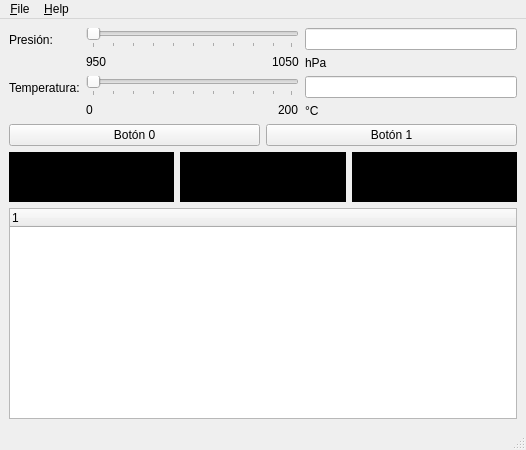
<?xml version="1.0" encoding="UTF-8"?>
<ui version="4.0">
 <class>MainWindow</class>
 <widget class="QMainWindow" name="MainWindow">
  <property name="geometry">
   <rect>
    <x>0</x>
    <y>0</y>
    <width>526</width>
    <height>450</height> <!-- Aumenté la altura para acomodar los LEDs -->
   </rect>
  </property>
  <property name="windowTitle">
   <string>Esclavo Modbus TCP</string>
  </property>
  <widget class="QWidget" name="centralwidget">
   <layout class="QFormLayout" name="formLayout">
    <item row="0" column="0">
     <widget class="QLabel" name="labelPressure">
      <property name="text">
       <string>Presión:</string>
      </property>
     </widget>
    </item>
    <item row="0" column="1">
     <layout class="QGridLayout" name="gridLayoutPressure">
      <item row="0" column="0">
       <widget class="QSlider" name="sliderPressure">
        <property name="orientation">
         <enum>Qt::Orientation::Horizontal</enum>
        </property>
        <property name="tickPosition">
         <enum>QSlider::TickPosition::TicksBelow</enum>
        </property>
        <property name="tickInterval">
         <number>10</number>
        </property>
       </widget>
      </item>
      <item row="1" column="0">
       <layout class="QHBoxLayout" name="layoutPressureLimits">
        <item>
         <widget class="QLabel" name="labelPressureMin">
          <property name="text">
           <string>950</string>
          </property>
         </widget>
        </item>
        <item>
         <spacer name="horizontalSpacerPressure">
          <property name="orientation">
           <enum>Qt::Orientation::Horizontal</enum>
          </property>
          <property name="sizeHint" stdset="0">
           <size>
            <width>0</width>
            <height>0</height>
           </size>
          </property>
         </spacer>
        </item>
        <item>
         <widget class="QLabel" name="labelPressureMax">
          <property name="text">
           <string>1050</string>
          </property>
         </widget>
        </item>
       </layout>
      </item>
      <item row="0" column="1" rowspan="2">
       <layout class="QVBoxLayout" name="layoutPressureValue">
        <item>
         <widget class="QLineEdit" name="editPressure"/>
        </item>
        <item>
         <widget class="QLabel" name="labelPressureUnit">
          <property name="text">
           <string>hPa</string>
          </property>
         </widget>
        </item>
       </layout>
      </item>
     </layout>
    </item>
    <item row="1" column="0">
     <widget class="QLabel" name="labelTemperature">
      <property name="text">
       <string>Temperatura:</string>
      </property>
     </widget>
    </item>
    <item row="1" column="1">
     <layout class="QGridLayout" name="gridLayoutTemperature">
      <item row="0" column="0">
       <widget class="QSlider" name="sliderTemperature">
        <property name="orientation">
         <enum>Qt::Orientation::Horizontal</enum>
        </property>
        <property name="tickPosition">
         <enum>QSlider::TickPosition::TicksBelow</enum>
        </property>
        <property name="tickInterval">
         <number>10</number>
        </property>
       </widget>
      </item>
      <item row="1" column="0">
       <layout class="QHBoxLayout" name="layoutTemperatureLimits">
        <item>
         <widget class="QLabel" name="labelTemperatureMin">
          <property name="text">
           <string>0</string>
          </property>
         </widget>
        </item>
        <item>
         <spacer name="horizontalSpacerTemperature">
          <property name="orientation">
           <enum>Qt::Orientation::Horizontal</enum>
          </property>
          <property name="sizeHint" stdset="0">
           <size>
            <width>0</width>
            <height>0</height>
           </size>
          </property>
         </spacer>
        </item>
        <item>
         <widget class="QLabel" name="labelTemperatureMax">
          <property name="text">
           <string>200</string>
          </property>
         </widget>
        </item>
       </layout>
      </item>
      <item row="0" column="1" rowspan="2">
       <layout class="QVBoxLayout" name="layoutTemperatureValue">
        <item>
         <widget class="QLineEdit" name="editTemperature"/>
        </item>
        <item>
         <widget class="QLabel" name="labelTemperatureUnit">
          <property name="text">
           <string>°C</string>
          </property>
         </widget>
        </item>
       </layout>
      </item>
     </layout>
    </item>
    <item row="2" column="0" colspan="2">
     <layout class="QHBoxLayout" name="horizontalLayoutButtons">
      <item>
       <widget class="QPushButton" name="buttonDiscrete">
        <property name="text">
         <string>Botón 0</string>
        </property>
       </widget>
      </item>
      <item>
       <widget class="QPushButton" name="buttonDiscrete2">
        <property name="text">
         <string>Botón 1</string>
        </property>
       </widget>
      </item>
     </layout>
    </item>
    <item row="3" column="0" colspan="2">
     <layout class="QHBoxLayout" name="horizontalLayoutLEDs">
      <item>
       <widget class="QFrame" name="ledRed">
       <property name="minimumSize">
        <size>
         <width>50</width> 
         <height>50</height>
        </size>
       </property>
        <property name="frameShape">
         <enum>QFrame::Box</enum>
        </property>
        <property name="frameShadow">
         <enum>QFrame::Sunken</enum>
        </property>
        <property name="styleSheet">
         <string notr="true">background-color: black;</string>
        </property>
       </widget>
      </item>
      <item>
       <widget class="QFrame" name="ledBlue">
        <property name="frameShape">
         <enum>QFrame::Box</enum>
        </property>
        <property name="frameShadow">
         <enum>QFrame::Sunken</enum>
        </property>
        <property name="styleSheet">
         <string notr="true">background-color: black;</string>
        </property>
       </widget>
      </item>
      <item>
       <widget class="QFrame" name="ledGreen">
        <property name="frameShape">
         <enum>QFrame::Box</enum>
        </property>
        <property name="frameShadow">
         <enum>QFrame::Sunken</enum>
        </property>
        <property name="styleSheet">
         <string notr="true">background-color: black;</string>
        </property>
       </widget>
      </item>
     </layout>
    </item>
    <item row="4" column="0" colspan="2">
     <widget class="QTreeWidget" name="treeWidgetModbus">
      <property name="headerLabels" stdset="0">
       <stringlist>
        <string>Índice</string>
        <string>Valor</string>
       </stringlist>
      </property>
      <column>
       <property name="text">
        <string>1</string>
       </property>
      </column>
     </widget>
    </item>
   </layout>
  </widget>
  <widget class="QMenuBar" name="menubar">
   <property name="geometry">
    <rect>
     <x>0</x>
     <y>0</y>
     <width>526</width>
     <height>26</height>
    </rect>
   </property>
   <widget class="QMenu" name="menu_File">
    <property name="title">
     <string>&amp;File</string>
    </property>
    <addaction name="action_Exit"/>
   </widget>
   <widget class="QMenu" name="menu_Help">
    <property name="title">
     <string>&amp;Help</string>
    </property>
    <addaction name="action_About"/>
   </widget>
   <addaction name="menu_File"/>
   <addaction name="menu_Help"/>
  </widget>
  <widget class="QStatusBar" name="statusbar"/>
  <action name="action_About">
   <property name="text">
    <string>&amp;About</string>
   </property>
  </action>
  <action name="action_Exit">
   <property name="text">
    <string>&amp;Exit</string>
   </property>
   <property name="shortcut">
    <string>Ctrl+Q</string>
   </property>
  </action>
 </widget>
 <resources/>
 <connections/>
</ui>
